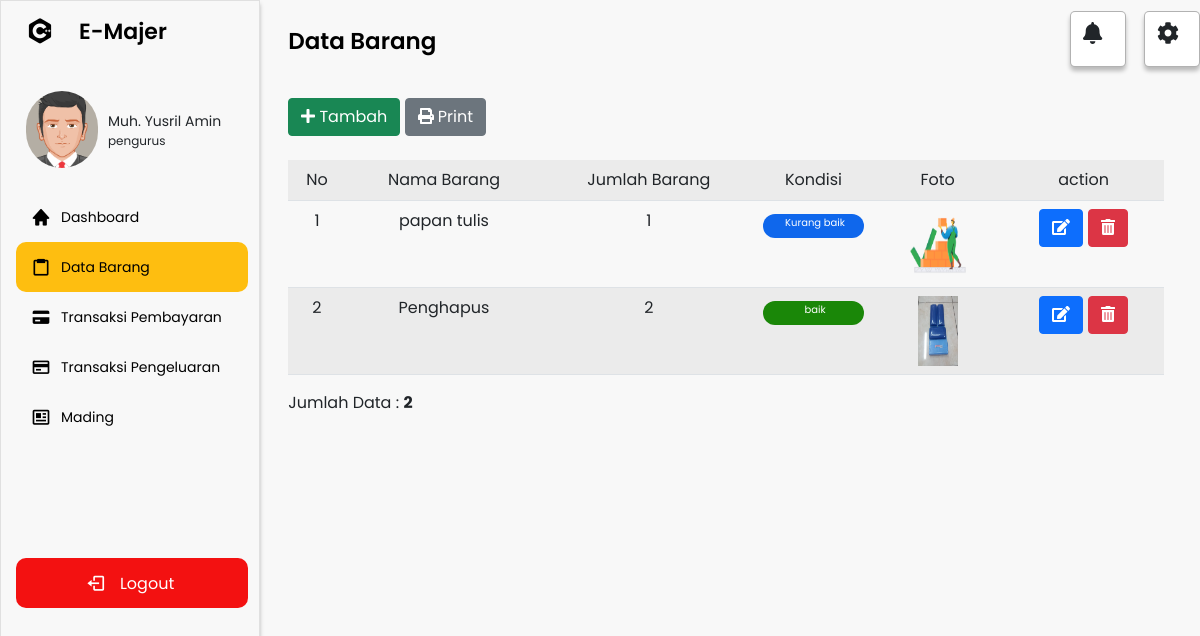
Screenshot of /navbar.php?p=barang (signed in) with the database file from the repository.
### tables this page shows
CREATE TABLE `akun` (
  `id_akun` varchar(15) NOT NULL,
  `nama` varchar(50) NOT NULL,
  `email` varchar(50) NOT NULL,
  `username` varchar(50) NOT NULL,
  `password` varchar(50) NOT NULL,
  `id_kelas` varchar(15) NOT NULL,
  `id_level` int(11) NOT NULL,
  `saldo` varchar(25) NOT NULL
);

CREATE TABLE `level` (
  `id_level` int(11) NOT NULL,
  `nama_level` varchar(50) NOT NULL
);

CREATE TABLE `barang` (
  `id_barang` varchar(15) NOT NULL,
  `Nama_barang` varchar(25) NOT NULL,
  `jumlah_barang` varchar(11) NOT NULL,
  `id_kelas` varchar(15) NOT NULL,
  `kondisi` int(11) NOT NULL,
  `foto` varchar(25) NOT NULL
);

### pages/barang.php (the view, shortened to what this page needs)
<section class="home-section">
    <div class="home-content">
        <span class="text">Data Barang</span>
        <div class="notif">
            <i class="fas fa-bell n"></i>
        </div>
        <div class="setting">
            <i class="fas fa-cog s"></i>
        </div>
    </div>
    <div class="content">
        <button type="button" class="btn btn-success" data-bs-toggle="modal" data-bs-target="#staticBackdrop">
            <i class="fas fa-plus"></i> Tambah
        </button>
        <button type="button" class="btn btn-secondary"><i class="fas fa-print"></i> Print</button>
        <table class="table table-striped mt-4 ml-3" style="width:96%; text-align:center;">
            <tr>
                <td>No</td>
                <td>Nama Barang</td>
                <td>Jumlah Barang</td>
                <td>Kondisi</td>
                <td>Foto</td>
                <td colspan="2">action</td>
            </tr>
            <?php
            $batas = 5;
            extract($_GET);
            if (empty($hal)) {
                $posisi = 0;
                $nomor = 1;
            } else {
                $posisi = ($hal - 1) * $batas;
                $nomor = $posisi + 1;
            }
            if ($_SERVER['REQUEST_METHOD'] == "POST") {
                $pencarian = trim(mysqli_real_escape_string($koneksi, $_POST['pencarian']));
                if ($pencarian != "") {
                    $sql = "SELECT * FROM barang WHERE Nama_barang LIKE '%$pencarian%'";
                    $query = $sql;
                    $queryJml = $sql;
                } else {
                    $query = "SELECT * FROM barang WHERE id_kelas = '$kelas' LIMIT $posisi, $batas";
                    $queryJml = "SELECT * FROM barang WHERE id_kelas = '$kelas'";
                    $no = $posisi * 1;
                }
            } else {
                $query = "SELECT * FROM barang WHERE id_kelas = '$kelas' LIMIT $posisi, $batas";
                $queryJml = "SELECT * FROM barang WHERE id_kelas = '$kelas'";
            }
            $q_tampil_barang = mysqli_query($koneksi, $query);
            if (mysqli_num_rows($q_tampil_barang) > 0) {
                while ($r_tampil_barang = mysqli_fetch_array($q_tampil_barang)) {
                    if (empty($r_tampil_barang['foto']) or ($r_tampil_barang['foto'] == '-')) {
                        $foto = "barang.jpg";
                    } else {
                        $foto = $r_tampil_barang['foto'];
                    }
            ?>
                    <tr>
                        <td><?php echo $nomor; ?></td>
                        <td><?php echo $r_tampil_barang['Nama_barang']; ?></td>
                        <td><?php echo $r_tampil_barang['jumlah_barang']; ?></td>
                        <td>
                            <?php
                            if ($r_tampil_barang['kondisi'] == 1) {
                                echo "<div class='status' style='background-color: #1A8708;'>baik</div>";
                            } else if ($r_tampil_barang['kondisi'] == 2) {
                                echo "<div class='status' style='background-color: #0F67EC;'>Kurang baik</div>";
                            } else if ($r_tampil_barang['kondisi'] == 3) {
                                echo "<div class='status' style='background-color: #A64702;'>Rusak</div>";
                            }
                            ?>
                        </td>
                        <td><img src="<?php echo "assets/gambar/" . $foto ?>" width=70px height=70px></td>
                        <td>
                            <a href="navbar.php?p=barang-edit&id=<?php echo $r_tampil_barang['id_barang']; ?>" style="text-decoration: none; color:white;">
                                <div type="button" class="btn btn-primary"><i class="fas fa-edit"></i></div>
                            </a>
                            <button type="button" class="btn btn-danger" onclick="konfirmasi('<?php echo $r_tampil_barang['id_barang']; ?>')"><i class="fas fa-trash-alt"></i></button>
                        </td>
                    </tr>
            <?php $nomor++;
                }
            } else {
                echo "<tr><td colspan=6>Data Tidak Ditemukan</td></tr>";
            } ?>
        </table>
        <?php
        if (isset($_POST['pencarian'])) {
            if ($_POST['pencarian'] != '') {
                echo "<div style=\"float:left;\">";
                $jml = mysqli_num_rows(mysqli_query($koneksi, $queryJml));
                echo "Data Hasil Pencarian: <b>$jml</b>";
                echo "</div>";
            }
        } else { ?>
            <div style="float: left;">
                <?php
                $jml = mysqli_num_rows(mysqli_query($koneksi, $queryJml));
                echo "Jumlah Data : <b>$jml</b>";
                ?>
            </div>
        <?php
        }
        ?>
    </div>
</section>

### navbar.php (shortened to what this page needs)
<?php
include 'koneksi.php';
$id = $_SESSION['id_akun'];
$nama = $_SESSION['nama'];
$kelas = $_SESSION['id_kelas'];
$query = "SELECT * FROM akun INNER JOIN kelas ON akun.id_kelas = kelas.id_kelas INNER JOIN level ON akun.id_level = level.id_level WHERE akun.id_akun = '$id'";
$result = mysqli_query($koneksi, $query);
if (mysqli_num_rows($result) > 0) {
    while ($row = mysqli_fetch_array($result)) {
?>
        <!DOCTYPE html>
        <html lang="en">
        <head>
            <link rel="stylesheet" href="assets/css/kalender.css">
            <link rel="stylesheet" href="assets/css/style.css">
            <link href="https://cdn.jsdelivr.net/npm/bootstrap@5.0.2/dist/css/bootstrap.min.css" rel="stylesheet">
            <link href='https://unpkg.com/boxicons@2.0.7/css/boxicons.min.css' rel='stylesheet'>
            <link rel="stylesheet" href="https://cdnjs.cloudflare.com/ajax/libs/font-awesome/5.13.0/css/all.min.css">
        </head>
        <body>
            <div class="sidebar">
                <div class="logo-details">
                    <i class='bx bxl-c-plus-plus'></i>
                    <span class="logo_name">E-Majer</span>
                </div>
                <div class="profil-box">
                    <img src="assets/gambar/avatar53.png" alt="">
                    <div class="profil-name">
                        <p class="nama"><?= $nama ?></p>
                        <p class="level"><?= $row['nama_level'] ?></p>
                    </div>
                </div>
                <ul class="nav-links">
                    <li>
                        <div class="li">
                            <a href="navbar.php?p=home">
                                <i class='bx bxs-home'></i>
                                <span class="link_name">Dashboard</span>
                            </a>
                        </div>
                    </li>
                    <li>
                        <div class="li">
                            <a href="navbar.php?p=barang">
                                <i class='bx bx-clipboard'></i>
                                <span class="link_name">Data Barang</span>
                            </a>
                        </div>
                    </li>
                    <li>
                        <div class="li">
                            <a href="navbar.php?p=pembayaran">
                                <i class='bx bxs-credit-card'></i>
                                <span class="link_name">Transaksi Pembayaran</span>
                            </a>
                        </div>
                    </li>
                    <li>
                        <div class="li">
                            <a href="navbar.php?p=pengeluaran">
                                <i class='bx bx-credit-card'></i>
                                <span class="link_name">Transaksi Pengeluaran</span>
                            </a>
                        </div>
                    </li>
                    <li>
                        <div class="li">
                            <a href="navbar.php?p=mading">
                                <i class='bx bx-news'></i>
                                <span class="link_name">Mading</span>
                            </a>
                        </div>
                    </li>
                    <li>
                        <div class="logout1">
                            <div class="logout">
                                <i class='bx bx-log-out'></i>
                                <span class="link_name">Logout</span>
                            </div>
                        </div>
                    </li>
                </ul>
            </div>
            <?php
            $pages_dir = 'pages';
            if (!empty($_GET['p'])) {
                $pages = scandir($pages_dir, 0);
                unset($pages[0], $pages[1]);
                $p = $_GET['p'];
                if (in_array($p . '.php', $pages)) {
                    include($pages_dir . '/' . $p . '.php');
                } else {
                    echo 'Halaman Tidak Ditemukan';
                }
            } else {
                include($pages_dir . '/home.php');
            }
            ?>
        </body>
        </html>
<?php }
} ?>

### assets/css/style.css (style rules this page uses)
* { margin:0px; padding: 0px; font-family: 'Poppins', sans-serif; }
.sidebar { position: fixed; top: 0; left: 0; height: 100%; width: 260px; position: fixed; background: #F8F8F8; border: 1px solid rgba(170, 170, 170, 0.3); box-shadow: 0px 4px 4px rgba(0, 0, 0, 0.25); z-index: 100; transition: all 0.5s ease; }
.sidebar .logo-details { height: 60px; width: 100%; display: flex; align-items: center; }
.sidebar .logo-details i { font-size: 30px; color: #000000; height: 50px; min-width: 78px; text-align: center; line-height: 50px; }
.sidebar .profil-box { display: flex; padding-top: 30px; }
.sidebar .profil-box img { width: 4.5rem; height: 4.8rem; margin-right: 10px; margin-left: 25px; border-radius: 80px; }
.sidebar .profil-box .profil-name { padding-top: 20px; }
.sidebar .profil-box .profil-name .nama { font-size: 14px; font-family: 'Poppins', sans-serif; }
.sidebar .profil-box .profil-name .level { font-size: 12px; position: relative; font-family: 'Poppins', sans-serif; top: -1rem; }
.sidebar .logo-details .logo_name { font-size: 22px; color: #000000; font-weight: 600; transition: 0.3s ease; transition-delay: 0.1s; }
.sidebar .nav-links { height: 100%; padding: 10px 0 150px 0; overflow: auto; }
.sidebar .nav-links li { position: relative; list-style: none; transition: all 0.4s ease; }
.sidebar .nav-links .active { background: #FEBE10; width: 90%; margin-left: 15px; border-radius: 10px 10px 10px 10px; }
.sidebar .nav-links .logout1 { background: #F31111; color: #FFFFFF; width: 90%; margin-left: 15px; margin-top: 45%; border-radius: 10px 10px 10px 10px; }
.sidebar .nav-links .logout1 span { position: relative; top: -3px; }
.sidebar .nav-links .logout1 i { margin-left: 30%; color: #FFFFFF; }
.sidebar .nav-links .active a { position: relative; left: -15px; }
.sidebar .nav-links li i { height: 50px; margin-left: 30px; margin-right: 10px; text-align: center; line-height: 50px; color: #000000; font-size: 20px; cursor: pointer; transition: all 0.3s ease; }
.sidebar .nav-links li a { display: flex; align-items: center; text-decoration: none; }
.sidebar .nav-links li a .link_name { font-size: 14px; font-weight: 400; color: #000000; transition: all 0.4s ease; }
.home-section { position: relative; background: #f8f8f8; height: 100%; left: 260px; padding-bottom: 3px; width: calc(100% - 260px); transition: all 0.5s ease; }
.home-section .home-content { height: 60px; display: flex; align-items: center; }
.home-section .home-content .text { font-size: 23px; color: #000000; padding-top: 23px; font-weight: 600; padding-left: 3%; width: 87%; font-family: 'Poppins'; }
.home-section .setting { width: 7vh; height: 7vh; margin-left: 2%; margin-top: 2%; padding: 10px; padding-left: 12px; background: #FFFFFF; border: 1px solid rgba(0, 0, 0, 0.3); box-sizing: border-box; box-shadow: 0px 4px 4px rgba(0, 0, 0, 0.25); border-radius: 5px; }
.home-section .home-content .setting .s { font-size: 22px; }
.home-section .notif { width: 7vh; height: 7vh; margin-top: 2%; padding: 10px; padding-left: 12px; background: #FFFFFF; border: 1px solid rgba(0, 0, 0, 0.3); box-sizing: border-box; box-shadow: 0px 4px 4px rgba(0, 0, 0, 0.25); border-radius: 5px; }
.home-section .home-content .notif .n { font-size: 22px; }
.home-section .content { width: 100%; height: 88vh; padding-left: 3%; padding-top: 4%; }
.home-section .content .status { width: 100%; font-family: 'Poppins'; font-size: 10px; border-radius: 20px; color: #ffff; text-align: center; margin-top: 5px; height: 3vh; padding-left: 3%; padding-top: 1%; }

### rows the page displays
akun: id_level.nama_level "pengurus", jml "2"
barang: Nama_barang "papan tulis", jumlah_barang "1", kondisi "Kurang baik", foto (picture)
barang: Nama_barang "Penghapus", jumlah_barang "2", kondisi "baik", foto (picture)
